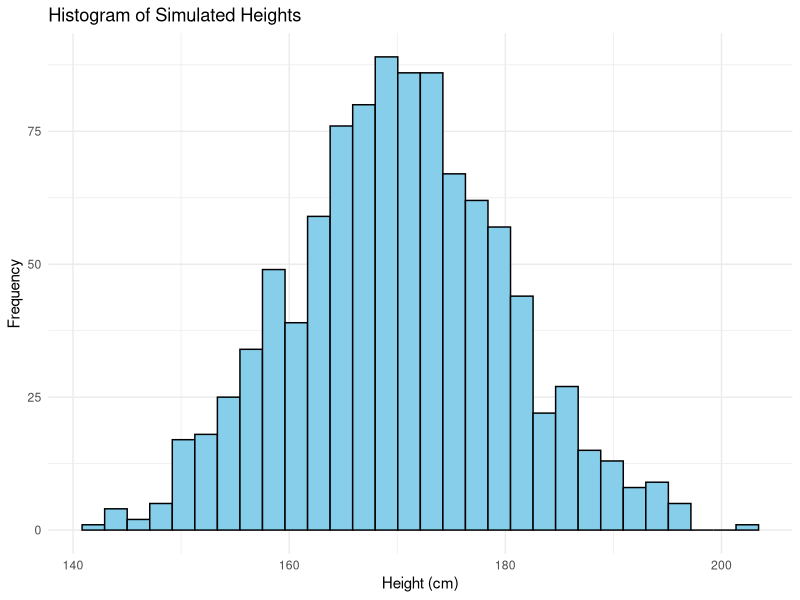
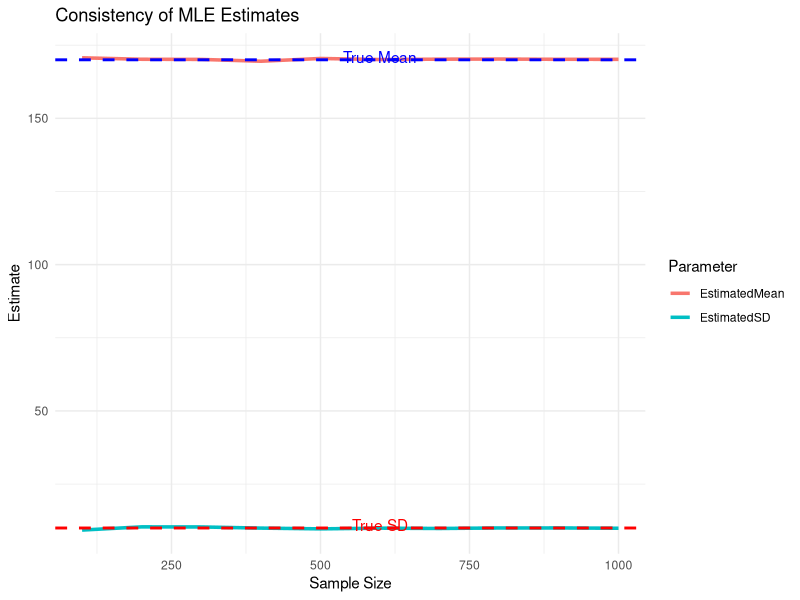

The R script that drew these images, in order:
# Project Work: Maximum Likelihood Estimation (MLE) and Consistency
# Topic: Application of MLE and Consistency Using a Real-life Dataset

# Load required libraries
library(tidyverse)

# Simulate a real-life dataset: Assume we are modeling the height of individuals in a population
# Generate data for the population assuming a normal distribution
set.seed(123)  # for reproducibility
n <- 1000  # sample size
mean_height <- 170  # population mean in cm
sd_height <- 10  # population standard deviation in cm
heights <- rnorm(n, mean = mean_height, sd = sd_height)

# Visualize the dataset
heights_df <- data.frame(Height = heights)
ggplot(heights_df, aes(x = Height)) +
  geom_histogram(bins = 30, color = "black", fill = "skyblue") +
  theme_minimal() +
  labs(title = "Histogram of Simulated Heights",
       x = "Height (cm)",
       y = "Frequency")

# Define the log-likelihood function for a normal distribution
log_likelihood <- function(params, data) {
  mu <- params[1]  # mean
  sigma <- params[2]  # standard deviation
  -sum(dnorm(data, mean = mu, sd = sigma, log = TRUE))  # negative log-likelihood
}

# Perform MLE to estimate parameters
initial_guess <- c(mean(heights), sd(heights))
mle_results <- optim(par = initial_guess, 
                     fn = log_likelihood, 
                     data = heights, 
                     method = "L-BFGS-B",
                     lower = c(-Inf, 1e-6))  # Ensure standard deviation > 0

# Extract MLE estimates
mle_mu <- mle_results$par[1]
mle_sigma <- mle_results$par[2]

# Display the results
cat("Maximum Likelihood Estimates:\n")
cat("Estimated Mean:", mle_mu, "\n")
cat("Estimated Standard Deviation:", mle_sigma, "\n\n")

# Check the consistency of the estimator
# Consistency means that as the sample size increases, the estimates approach the true values
sample_sizes <- seq(100, 1000, by = 100)
estimates <- data.frame(SampleSize = sample_sizes, EstimatedMean = NA, EstimatedSD = NA)

for (i in seq_along(sample_sizes)) {
  sample_data <- sample(heights, sample_sizes[i])
  mle_temp <- optim(par = initial_guess, 
                    fn = log_likelihood, 
                    data = sample_data, 
                    method = "L-BFGS-B",
                    lower = c(-Inf, 1e-6))
  estimates$EstimatedMean[i] <- mle_temp$par[1]
  estimates$EstimatedSD[i] <- mle_temp$par[2]
}

# Plot consistency of the estimates
estimates_long <- estimates %>% pivot_longer(cols = c(EstimatedMean, EstimatedSD), 
                                             names_to = "Parameter", 
                                             values_to = "Estimate")
ggplot(estimates_long, aes(x = SampleSize, y = Estimate, color = Parameter)) +
  geom_line(size = 1.2) +
  theme_minimal() +
  labs(title = "Consistency of MLE Estimates",
       x = "Sample Size",
       y = "Estimate") +
  geom_hline(yintercept = mean_height, linetype = "dashed", color = "blue", size = 1) +
  geom_hline(yintercept = sd_height, linetype = "dashed", color = "red", size = 1) +
  annotate("text", x = 600, y = mean_height + 1, label = "True Mean", color = "blue") +
  annotate("text", x = 600, y = sd_height + 1, label = "True SD", color = "red")

